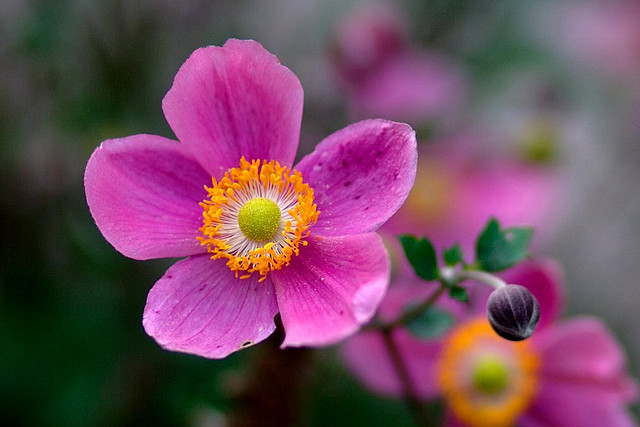
%> input picture Practica2/flower.jpg, 640 x 427 px
$ octave Practica2.m   (GNU Octave 9; MATLAB toolbox functions it lacks are replaced by stand-ins)
%> lines starting %> are read from the running program, lines starting %| are printed output that depends on the picture
clc % limpia pantalla
clear all % limpia todas las variables
close all % cierra los procesos
warning off all % muestra sugerencias

%lectura de una imagen desde un archivo
imagen=imread('/home/reoxb/Documentos/Escom/Nivel_III/Analisis de Imagenes/Practicas/Practica2/flower.jpg');
%> imagen is the input picture: size 427x640x3 uint8; mean R, G, B 114.7, 74, 94.4

%despliege de una imagen
figure(1)
imshow(imagen)

%cambiar a rojo
figure(2)
rojo=imagen;
%apaga green
rojo(:,:,2)=0;
%apaga azul
rojo(:,:,3)=0;
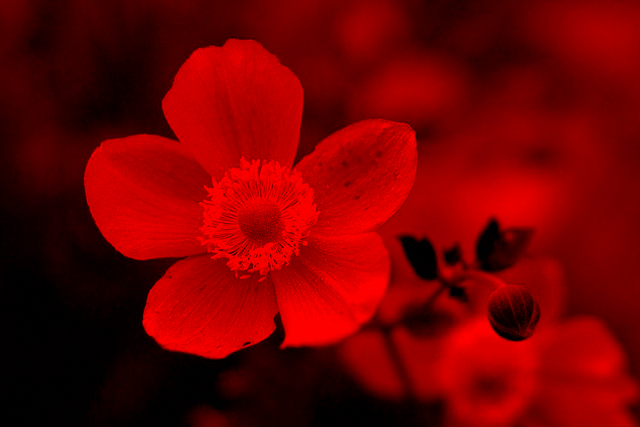
%> rojo: size 427x640x3 uint8; mean R, G, B 114.7, 0, 0
imshow(rojo)

%cambiar a azul
figure(3)
azul=imagen;
%apaga green
azul(:,:,2)=0;
%apaga red
azul(:,:,1)=0;
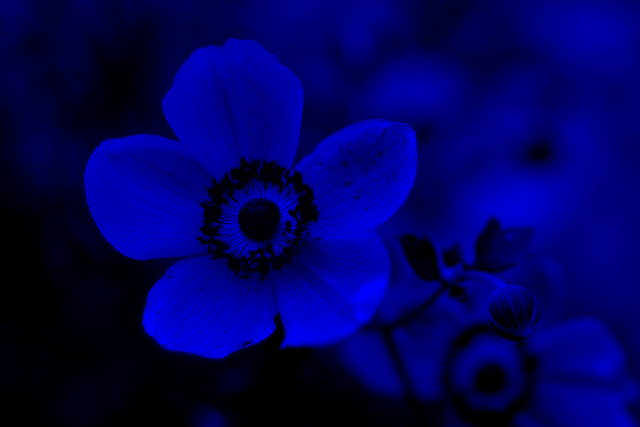
%> azul: size 427x640x3 uint8; mean R, G, B 0, 0, 94.4
imshow(azul)

%cambiar a verde
figure(4)
verde=imagen;
%apaga red
verde(:,:,1)=0;
%apaga azul
verde(:,:,3)=0;
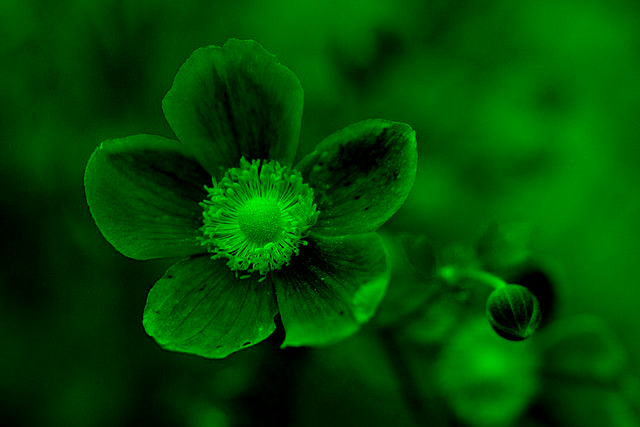
%> verde: size 427x640x3 uint8; mean R, G, B 0, 74, 0
imshow(verde)

%amarillo
figure(5)
amarillo = imagen;
amarillo(:, :, 1) = 255;
amarillo(:, :, 2) = 255;
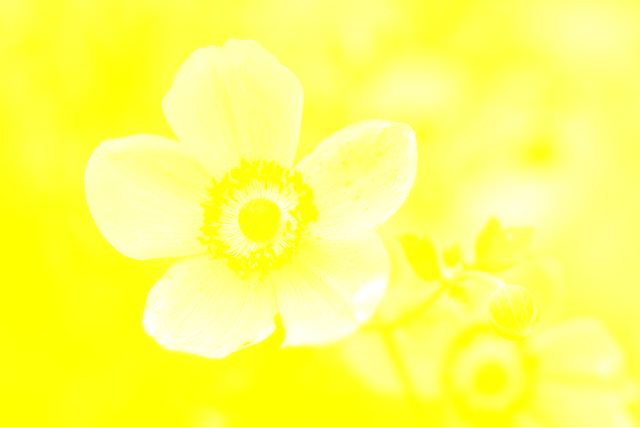
%> amarillo: size 427x640x3 uint8; mean R, G, B 255, 255, 94.4
imshow(amarillo)

%cyan
figure(6)
cyan = imagen;
cyan(:, :, 2) = 255;
cyan(:, :, 3) = 255;
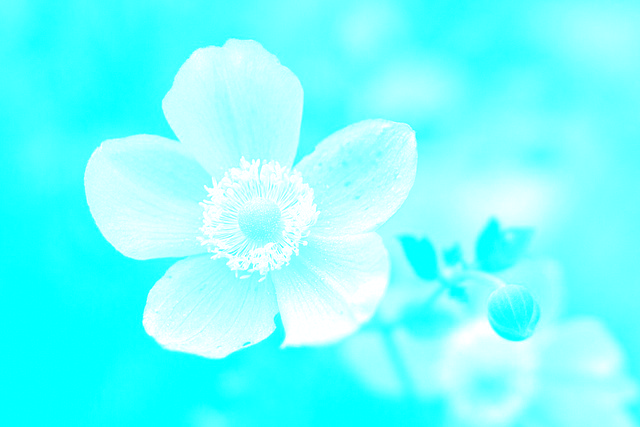
%> cyan: size 427x640x3 uint8; mean R, G, B 114.7, 255, 255
imshow(cyan)

%magenta
figure(7)
magenta = imagen;
magenta(:, :, 1) = 255;
magenta(:, :, 3) = 255;
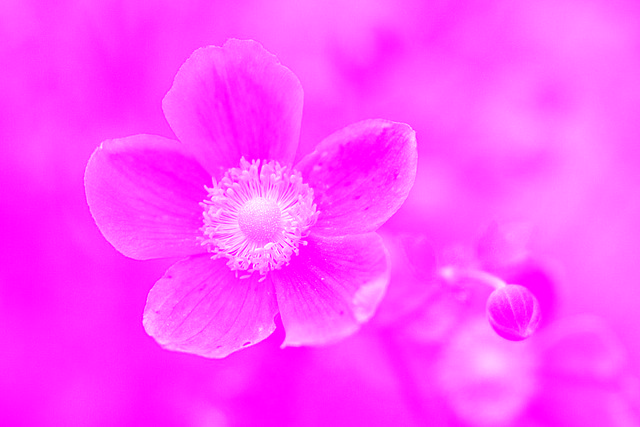
%> magenta: size 427x640x3 uint8; mean R, G, B 255, 74, 255
imshow(magenta)

%histograma del nivel de rojo ---------------------------------------------
figure(8)
imhist(imagen(:,:,1))

title('Histograma de la imagen en rojo')
xlabel('# de niveles de rojo')
ylabel('# de frecuencia con que aparece')
%> figure, not shown here; highest point at x = 0, y = 8613


%histograma del nivel de verde ---------------------------------------------
figure(9)
imhist(imagen(:,:,2))

title('Histograma de la imagen en verde')
xlabel('# de niveles de verde')
ylabel('# de frecuencia con que aparece')
%> figure, not shown here; highest point at x = 67, y = 3219


%histograma del nivel de azul ---------------------------------------------
figure(10)
imhist(imagen(:,:,3))

title('Histograma de la imagen en azul')
xlabel('# de niveles de azul')
ylabel('# de frecuencia con que aparece')
%> figure, not shown here; highest point at x = 0, y = 8951

%histograma del nivel de cyan ---------------------------------------------
figure(11)
imhist(cyan(:,:,1))

title('Histograma de la imagen en cyan')
xlabel('# de niveles de cyan')
ylabel('# de frecuencia con que aparece')
%> figure, not shown here; highest point at x = 0, y = 8613

%histograma del nivel de magenta ---------------------------------------------
figure(12)
imhist(magenta(:,:,2))

title('Histograma de la imagen en magenta')
xlabel('# de niveles de magenta')
ylabel('# de frecuencia con que aparece')
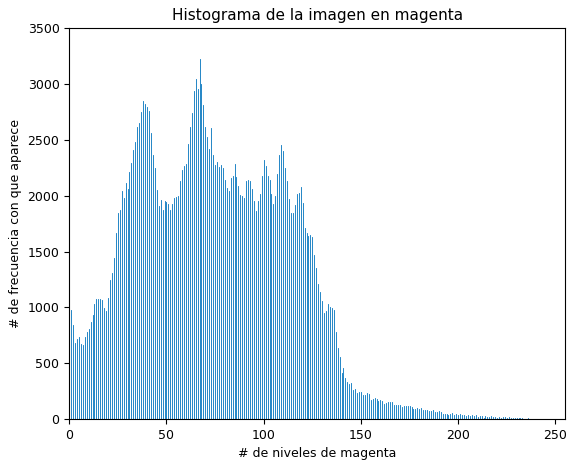
%> figure redrawn from the program's plot data; highest point at x = 67, y = 3219


%histograma del nivel de amarillo ---------------------------------------------
figure(13)
imhist(amarillo(:,:,3))

title('Histograma de la imagen en amarillo')
xlabel('# de niveles de amarillo')
ylabel('# de frecuencia con que aparece')
%> figure, not shown here; highest point at x = 0, y = 8951

disp('fin del programa') %printf
